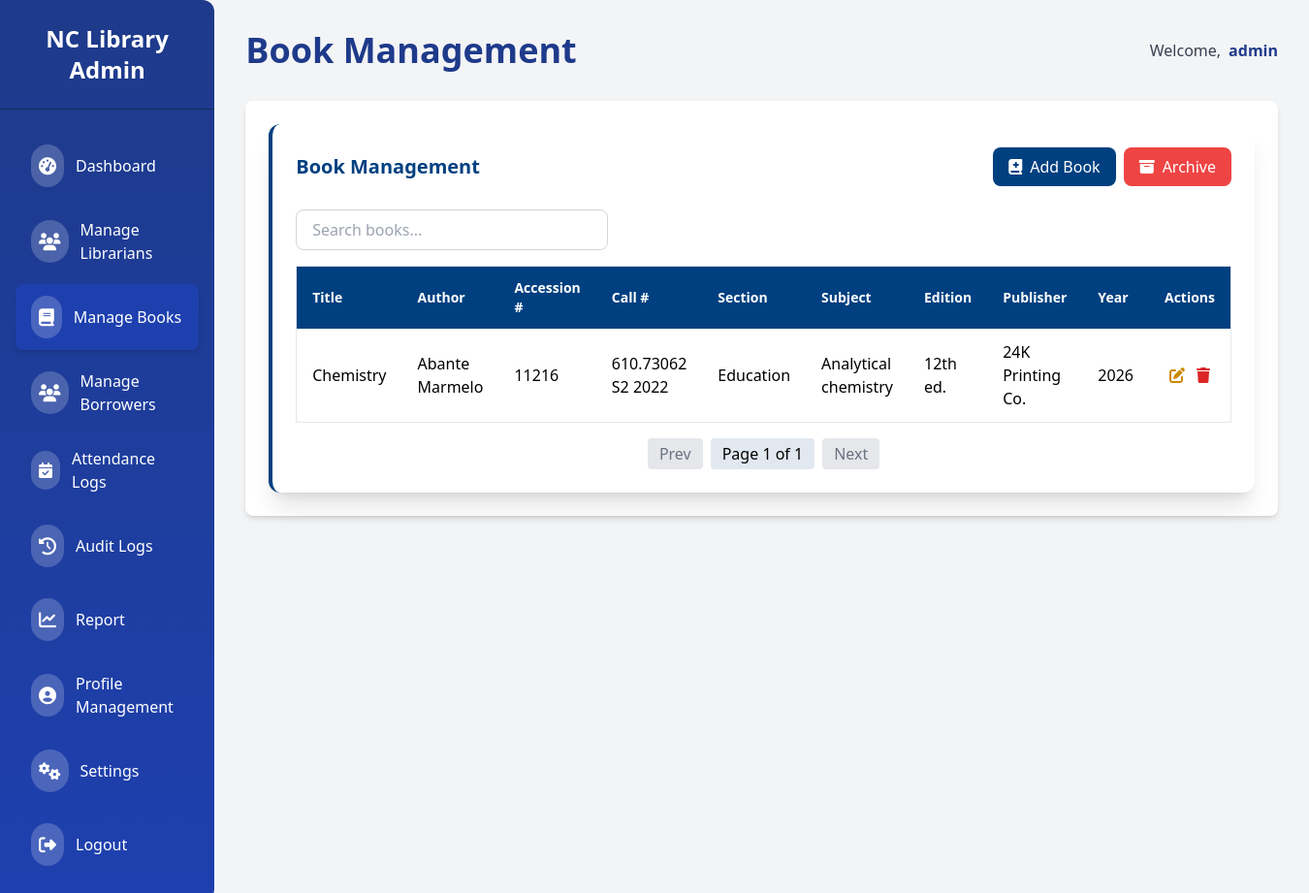
Page /admin/books (signed in) on the committed database.
### app/models/book.py (models this page shows, shortened)
class Book(db.Model):
    id = db.Column(db.Integer, primary_key=True)
    title = db.Column(db.String(200), nullable=False)
    author = db.Column(db.String(120), nullable=False)
    assecion_number = db.Column(db.Integer, nullable=False)
    call_number = db.Column(db.String(50), nullable=False)
    publisher = db.Column(db.String(120), nullable=True)
    year_published = db.Column(db.Integer, nullable=True)
    classification_id = db.Column(
        db.Integer, db.ForeignKey('classification.id'), nullable=False
    )
    section_id = db.Column(db.Integer, db.ForeignKey('section.id'), nullable=True)
    subject_type_id = db.Column(db.Integer, db.ForeignKey('subject_type.id'), nullable=True)
    edition_id = db.Column(db.Integer, db.ForeignKey('edition.id'), nullable=True)
    is_archived = db.Column(db.Boolean, default=False, nullable=False)

class Section(db.Model):
    id = db.Column(db.Integer, primary_key=True)
    name = db.Column(db.String(100), unique=True, nullable=False)
    books = db.relationship('Book', backref='section', lazy=True)

class SubjectType(db.Model):
    id = db.Column(db.Integer, primary_key=True)
    name = db.Column(db.String(100), unique=True, nullable=False)
    books = db.relationship('Book', backref='subject_type', lazy=True)

class Edition(db.Model):
    id = db.Column(db.Integer, primary_key=True)
    name = db.Column(db.String(100), unique=True, nullable=False)
    books = db.relationship('Book', backref='edition', lazy=True)

### app/routes/admin/books.py (the view)
@admin_bp.route('/books')
@role_required("Admin")
def list_books():
    page = request.args.get('page', 1, type=int)
    per_page = 10  # number of books per page
    pagination = Book.query.filter_by(is_archived=False).order_by(Book.title.asc()).paginate(page=page, per_page=per_page)
    books = pagination.items
    sections = Section.query.all()
    subject_types = SubjectType.query.all()
    editions = Edition.query.all()
    return render_template('admin/books.html',
                           books=books,
                           sections=sections,
                           subject_types=subject_types,
                           editions=editions,
                           pagination=pagination)

### app/templates/admin/books.html (shortened to what this page needs)
{% extends "admin/admin_base.html" %}  {% block header %}Book Management{% endblock %} {% block content %}
<div
  class="col-span-full bg-white shadow-xl rounded-xl p-6 border-l-4 border-[#004080]"
>
  <div
    class="flex flex-col md:flex-row md:items-center md:justify-between gap-4 mb-6"
  >
    <h2 class="text-xl font-semibold text-[#004080]">Book Management</h2>
    <div class="flex gap-2">
      <button
        type="button"
        onclick="openAddBookModal()"
        class="bg-[#004080] text-white px-4 py-2 rounded-lg hover:bg-[#002244] transition flex items-center gap-2"
      >
        <i class="fas fa-book-medical"></i>
        <span>Add Book</span>
      </button>
      <a
        href="{{ url_for('admin.archived_books') }}"
        class="bg-red-500 text-white px-4 py-2 rounded-lg hover:bg-red-800 transition flex items-center gap-2"
      >
        <i class="fas fa-archive"></i>
        <span>Archive</span>
      </a>
    </div>
  </div>
  <div class="mb-4">
    <input
      type="text"
      id="searchInput"
      placeholder="Search books..."
      class="w-full md:w-1/3 border border-gray-300 rounded-lg px-4 py-2 focus:outline-none focus:ring-2 focus:ring-[#004080]"
    />
  </div>
  <div class="overflow-x-auto">
    <table class="min-w-full border border-gray-200 rounded">
      <thead class="bg-[#004080] text-white">
        <tr>
          <th class="px-4 py-3 text-left text-sm font-semibold">Title</th>
          <th class="px-4 py-3 text-left text-sm font-semibold">Author</th>
          <th class="px-4 py-3 text-left text-sm font-semibold">Accession #</th>
          <th class="px-4 py-3 text-left text-sm font-semibold">Call #</th>
          <th class="px-4 py-3 text-left text-sm font-semibold">Section</th>
          <th class="px-4 py-3 text-left text-sm font-semibold">Subject</th>
          <th class="px-4 py-3 text-left text-sm font-semibold">Edition</th>
          <th class="px-4 py-3 text-left text-sm font-semibold">Publisher</th>
          <th class="px-4 py-3 text-left text-sm font-semibold">Year</th>
          <th class="px-4 py-3 text-center text-sm font-semibold">Actions</th>
        </tr>
      </thead>
      <tbody class="divide-y">
        {% for book in books %}
        <tr class="hover:bg-gray-50">
          <td class="px-4 py-3 font-medium">{{ book.title }}</td>
          <td class="px-4 py-3">{{ book.author }}</td>
          <td class="px-4 py-3">{{ book.assecion_number }}</td>
          <td class="px-4 py-3">{{ book.call_number }}</td>
          <td class="px-4 py-3">
            {{ book.section.name if book.section else '-' }}
          </td>
          <td class="px-4 py-3">
            {{ book.subject_type.name if book.subject_type else '-' }}
          </td>
          <td class="px-4 py-3">
            {{ book.edition.name if book.edition else '-' }}
          </td>
          <td class="px-4 py-3">{{ book.publisher or '-' }}</td>
          <td class="px-4 py-3">{{ book.year_published or '-' }}</td>
          <td class="px-4 py-3 text-center space-x-2">
            <button
              type="button"
              onclick='openEditBookModal({{
                {
                  "id": book.id,
                  "title": book.title,
                  "author": book.author,
                  "assecion_number": book.assecion_number,
                  "call_number": book.call_number,
                  "publisher": book.publisher,
                  "year_published": book.year_published,
                  "section_id": book.section_id,
                  "subject_type_id": book.subject_type_id,
                  "edition_id": book.edition_id
                } | tojson
              }})'
              class="text-yellow-600 hover:text-yellow-800"
            >
              <i class="fas fa-edit"></i>
            </button>
            <form
              method="POST"
              action="{{ url_for('admin.delete_book', book_id=book.id) }}"
              class="inline"
            >
              <button type="submit" class="text-red-600 hover:text-red-800">
                <i class="fas fa-trash"></i>
              </button>
            </form>
          </td>
        </tr>
        {% else %}
        <tr>
          <td colspan="11" class="text-center py-6 text-gray-500">
            No books found.
          </td>
        </tr>
        {% endfor %}
      </tbody>
    </table>
  </div>
  <div class="mt-4 flex justify-center items-center space-x-2">
    {% if pagination.has_prev %}
    <a
      href="{{ url_for('admin.list_books', page=pagination.prev_num) }}"
      class="px-3 py-1 bg-[#cbd5e1] rounded hover:bg-gray-300"
      >Prev</a
    >
    {% else %}
    <span class="px-3 py-1 bg-gray-200 rounded text-gray-500">Prev</span>
    {% endif %}
    <span class="px-3 py-1 bg-[#e2e8f0] rounded"
      >Page {{ pagination.page }} of {{ pagination.pages }}</span
    >
    {% if pagination.has_next %}
    <a
      href="{{ url_for('admin.list_books', page=pagination.next_num) }}"
      class="px-3 py-1 bg-[#cbd5e1] rounded hover:bg-gray-300"
      >Next</a
    >
    {% else %}
    <span class="px-3 py-1 bg-gray-200 rounded text-gray-500">Next</span>
    {% endif %}
  </div>
</div>
{% endblock %}

### rows in the picture
Book: title "Chemistry", author "Abante Marmelo", assecion_number "11216", call_number "610.73062 S2 2022", section "Education", subject_type "Analytical chemistry", edition "12th ed.", publisher "24K Printing Co.", year_published "2026"

### other values in the picture
{{ session.username }} "admin"
{{ pagination.page }} "1"
{{ pagination.pages }} "1"
